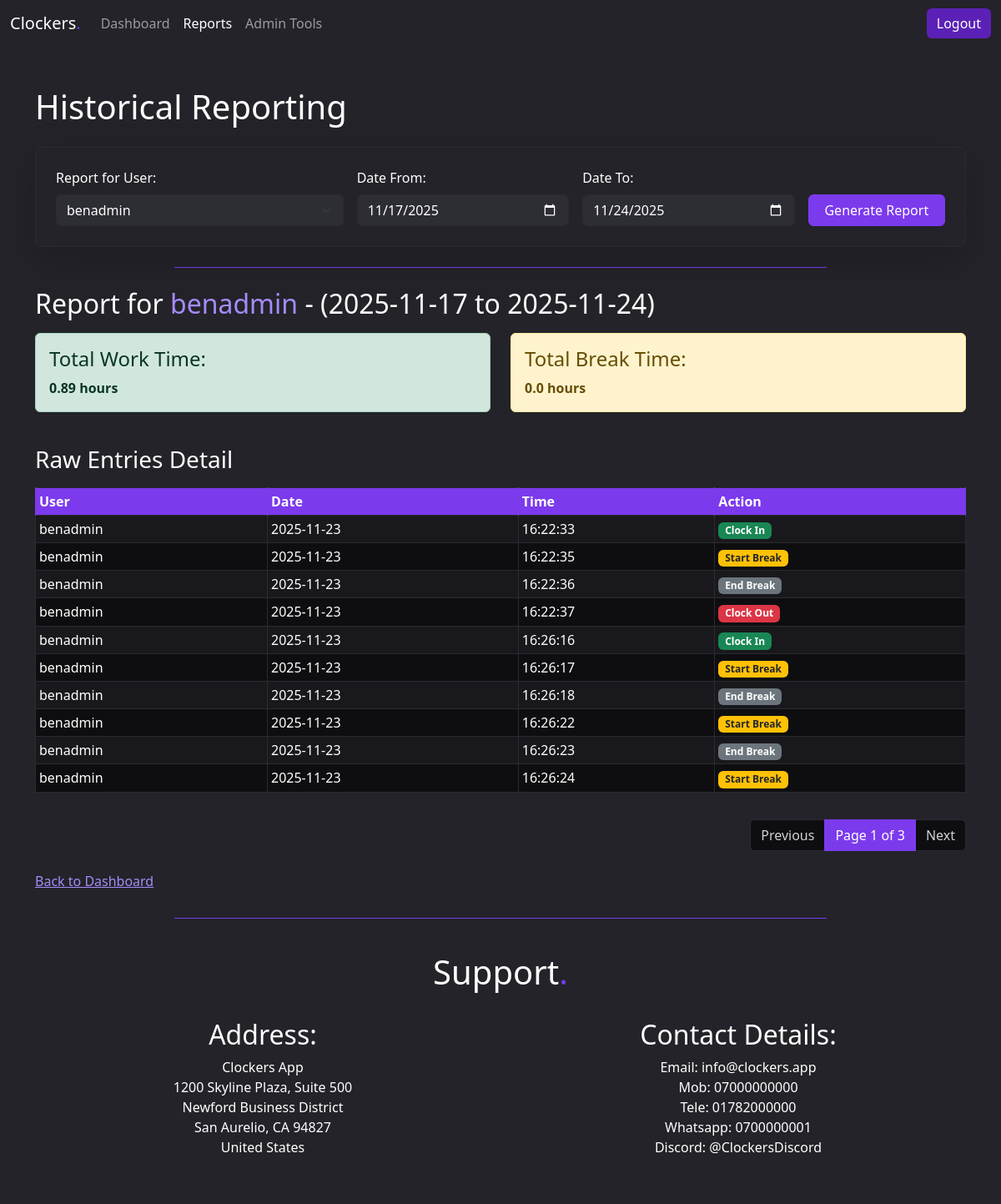
The app's page /reports/ (signed in) with its own data.
### time_tracker/models.py (models this page shows, shortened)
class TimeEntry(models.Model):
    ACTION_CHOICES = [
        ('IN', 'Clock In'),
        ('OUT', 'Clock Out'),
        ('BREAK_START', 'Start Break'),
        ('BREAK_END', 'End Break'),
    ]
    user = models.ForeignKey(User, on_delete=models.CASCADE)
    timestamp = models.DateTimeField()
    action_type = models.CharField(max_length=12, choices=ACTION_CHOICES)
    date_only = models.DateField(db_index=True)
    class Meta:
        verbose_name_plural = "Time Entries"

### time_tracker/views.py (the view)
# urls.py: path('reports/', views.reports_view, name='reports'),
@login_required
def reports_view(request):
    today = timezone.localdate()
    default_start_date = today - timedelta(days=7)
    date_from_str = request.GET.get('date_from')
    date_to_str = request.GET.get('date_to')
    user_id_str = request.GET.get('user_id')
    target_user = request.user
    if request.user.is_staff and user_id_str:
        try:
            target_user = User.objects.get(id=user_id_str)
        except User.DoesNotExist:
            pass
    try:
        date_from = date.fromisoformat(date_from_str) if date_from_str else default_start_date
        date_to = date.fromisoformat(date_to_str) if date_to_str else today
    except ValueError:
        date_from = default_start_date
        date_to = today
    if date_to < date_from:
        date_to = date_from
    results = calculate_time_period(target_user, date_from, date_to)
    all_report_entries = results['raw_entries']
    PAGINATE_BY = 10
    paginator = Paginator(all_report_entries, PAGINATE_BY)
    page_number = request.GET.get('page')
    page_obj = paginator.get_page(page_number)
    query_params_dict = {
        'date_from': date_from.isoformat(),
        'date_to': date_to.isoformat(),
    }
    if request.user.is_staff and target_user.id != request.user.id:
        query_params_dict['user_id'] = target_user.id
    query_params = urlencode(query_params_dict)
    context = {
        'date_from': date_from.isoformat(),
        'date_to': date_to.isoformat(),
        'target_user': target_user,
        'is_admin': request.user.is_staff,
        'users': User.objects.all().order_by('username') if request.user.is_staff else None,
        'total_work_time': results['work_duration'],
        'total_break_time': results['break_duration'],
        'raw_entries': page_obj,
        'query_params': query_params,
    }
    return render(request, 'time_tracker/reports.html', context)

### time_tracker/templates/time_tracker/reports.html (shortened to what this page needs)
{% extends 'base.html' %}
{% block content %}
    <h1 class="mb-4">Historical Reporting</h1>
    <div class="card p-4 mb-4 custom-login-card shadow-lg">
        <form method="GET" action="{% url 'reports' %}">
            <div class="row g-3 align-items-end">
                {% if is_admin %}
                <div class="col-sm-12 col-md-4">
                    <label for="user_id" class="form-label">Report for User:</label>
                    <select id="user_id" name="user_id" class="form-select custom-select-dark">
                        {% for user in users %}
                            <option value="{{ user.id }}" {% if user.id == target_user.id %}selected{% endif %}>
                                {{ user.username }}
                            </option>
                        {% endfor %}
                    </select>
                </div>
                {% endif %}
                <div class="col-sm-6 col-md-3">
                    <label for="date_from" class="form-label">Date From:</label>
                    <input type="date" id="date_from" name="date_from" value="{{ date_from }}"
                           class="form-control custom-input-dark" required>
                </div>
                <div class="col-sm-6 col-md-3">
                    <label for="date_to" class="form-label">Date To:</label>
                    <input type="date" id="date_to" name="date_to" value="{{ date_to }}"
                           class="form-control custom-input-dark" required>
                </div>
                <div class="col-12 col-md-2 d-grid">
                    <button type="submit" class="btn btn-primary-custom">Generate Report</button>
                </div>
            </div>
        </form>
    </div> <hr class="hr-custom-width">
    <h2 class="mt-4">Report for <span class ="light-accent">{{ target_user.username }}</span> - ({{ date_from }} to {{ date_to }})</h2>
    {% if raw_entries %}
        <div class="row mb-4 mt-3">
            <div class="col-md-6">
                <div class="alert alert-success">
                    <h4>Total Work Time:</h4>
                    <strong>{{ total_work_time }} hours</strong>
                </div>
            </div>
            <div class="col-md-6">
                <div class="alert alert-warning">
                    <h4>Total Break Time:</h4>
                    <strong>{{ total_break_time }} hours</strong>
                </div>
            </div>
        </div>
        <h3 class="mb-3">Raw Entries Detail</h3>
        <div class="table-responsive">
        <table class="table table-striped table-hover table-bordered table-sm">
            <thead class="table-primary-header">
                <tr>
                    <th class ="text-nowrap-col">User</th>
                    <th class ="text-nowrap-col">Date</th>
                    <th class ="text-nowrap-col">Time</th>
                    <th class ="text-nowrap-col">Action</th>
                </tr>
            </thead>
            <tbody>
                {% for entry in raw_entries %}
                <tr>
                    <td class ="text-nowrap-col">{{ entry.user.username }}</td>
                    <td class ="text-nowrap-col">{{ entry.date_only|date:"Y-m-d" }}</td>
                    <td class ="text-nowrap-col">{{ entry.timestamp|date:"H:i:s" }}</td>
                    <td class ="text-nowrap-col">
                        <span class="badge
                            {% if entry.action_type == 'IN' %}bg-success
                            {% elif entry.action_type == 'OUT' %}bg-danger
                            {% elif entry.action_type == 'BREAK_START' %}bg-warning text-dark
                            {% else %}bg-secondary
                            {% endif %}">
                            {% if entry.action_type == 'IN' %}Clock In
                            {% elif entry.action_type == 'OUT' %}Clock Out
                            {% elif entry.action_type == 'BREAK_START' %}Start Break
                            {% elif entry.action_type == 'BREAK_END' %}End Break
                            {% endif %}
                        </span>
                    </td>
                </tr>
                {% endfor %}
            </tbody>
        </table>
        </div>
        {% if raw_entries.has_other_pages %}
            <nav aria-label="Page navigation" class="mt-3">
                <ul class="pagination justify-content-end">
                    {% if raw_entries.has_previous %}
                        <li class="page-item">
                            <a class="page-link" href="?page={{ raw_entries.previous_page_number }}&{{ query_params }}">Previous</a>
                        </li>
                    {% else %}
                        <li class="page-item disabled">
                            <span class="page-link">Previous</span>
                        </li>
                    {% endif %}
                    <li class="page-item active" aria-current="page">
                        <span class="page-link">
                            Page {{ raw_entries.number }} of {{ raw_entries.paginator.num_pages }}
                        </span>
                    </li>
                    {% if raw_entries.has_next %}
                        <li class="page-item">
                            <a class="page-link" href="?page={{ raw_entries.next_page_number }}&{{ query_params }}">Next</a>
                        </li>
                    {% else %}
                        <li class="page-item disabled">
                            <span class="page-link">Next</span>
                        </li>
                    {% endif %}
                </ul>
            </nav>
        {% endif %}
    {% else %}
        <p class="alert alert-info">No clocking activity found in the selected date range for this user.</p>
    {% endif %}
    <p class="mt-4"><a href="{% url 'dashboard' %}">Back to Dashboard</a></p>
{% endblock content %}

### time_tracker/static/css/style.css (style rules this page uses)
:root { --color-primary: #7C3AED; --color-primary-light: #A78BFA; --color-primary-dark: #5B21B6; --background-primary: #0E0E11; --background-secondary: #1A1A1F; --background-elevated: #232329; --surface: #2D2D34; --text-primary: #FFFFFF; --text-secondary: #D1D1D6; --text-tertiary: #A1A1AA; --text-disabled: #6B6B75; --border-light: #3A3A41; --border-medium: #2A2A30; --focus-ring: #A78BFA; --overlay-hover: #FFFFFF0D; --overlay-active: #FFFFFF1A; --overlay-pressed: #7C3AED1A; --surface-disabled: #1A1A1F; --success: #22C55E; --warning: #FACC15; --error: #EF4444; --info: #3B82F6; }
html, body { background: var(--background-elevated); color: var(--text-primary); margin: 0; padding: 0; }
.light-accent { color: var(--color-primary-light); }
.table-primary-header { background-color: var(--color-primary) !important; color: var(--text-primary) !important; }
.table-primary-header th { background-color: var(--color-primary) !important; color: var(--text-primary) !important; border-color: var(--color-primary) !important; }
.table { color: var(--text-primary) !important; --bs-table-border-color: var(--border-medium); border-color: var(--border-medium) !important; background-color: transparent !important; }
.table tbody tr > * { background-color: var(--background-primary) !important; color: var(--text-primary) !important; }
.table-striped > tbody > tr:nth-of-type(odd) > * { background-color: var(--background-secondary) !important; }
.hr-custom-width { max-width: 70%; margin-left: auto; margin-right: auto; display: block; border-top: 1px solid var(--color-primary); opacity: 1; }
.page-link, .page-link:hover, .page-link:focus { color: var(--text-secondary) !important; background-color: var(--background-primary) !important; border-color: var(--border-medium) !important; }
.page-item.active .page-link { background-color: var(--color-primary) !important; border-color: var(--color-primary) !important; color: var(--text-primary) !important; }
.text-nowrap-col { white-space: nowrap; }
.custom-login-card { background-color: var(--background-elevated) !important; color: var(--text-primary); border: 1px solid var(--border-medium); }
.btn-primary-custom { background-color: var(--color-primary) !important; border-color: var(--color-primary) !important; color: var(--text-primary) !important; }
a { color: var(--color-primary-light); }
.custom-select-dark, .custom-input-dark, .custom-login-card input[type="text"], .custom-login-card input[type="password"] { background-color: var(--surface); color: var(--text-primary); border-color: var(--border-medium); }

### records on screen
TimeEntry: user.username "benadmin", date_only "2025-11-23", timestamp "16:22:33", action_type "Clock In"
TimeEntry: user.username "benadmin", date_only "2025-11-23", timestamp "16:22:35", action_type "Start Break"
TimeEntry: user.username "benadmin", date_only "2025-11-23", timestamp "16:22:36", action_type "End Break"
TimeEntry: user.username "benadmin", date_only "2025-11-23", timestamp "16:22:37", action_type "Clock Out"
TimeEntry: user.username "benadmin", date_only "2025-11-23", timestamp "16:26:16", action_type "Clock In"
TimeEntry: user.username "benadmin", date_only "2025-11-23", timestamp "16:26:17", action_type "Start Break"
TimeEntry: user.username "benadmin", date_only "2025-11-23", timestamp "16:26:18", action_type "End Break"
TimeEntry: user.username "benadmin", date_only "2025-11-23", timestamp "16:26:22", action_type "Start Break"
TimeEntry: user.username "benadmin", date_only "2025-11-23", timestamp "16:26:23", action_type "End Break"
TimeEntry: user.username "benadmin", date_only "2025-11-23", timestamp "16:26:24", action_type "Start Break"

### other values on screen
{{ target_user.username }} "benadmin"
{{ date_from }} "2025-11-17"
{{ date_to }} "2025-11-24"
{{ total_work_time }} "0.89"
{{ total_break_time }} "0.0"
{{ raw_entries.number }} "1"
{{ raw_entries.paginator.num_pages }} "3"
form field user_id "benadmin"
